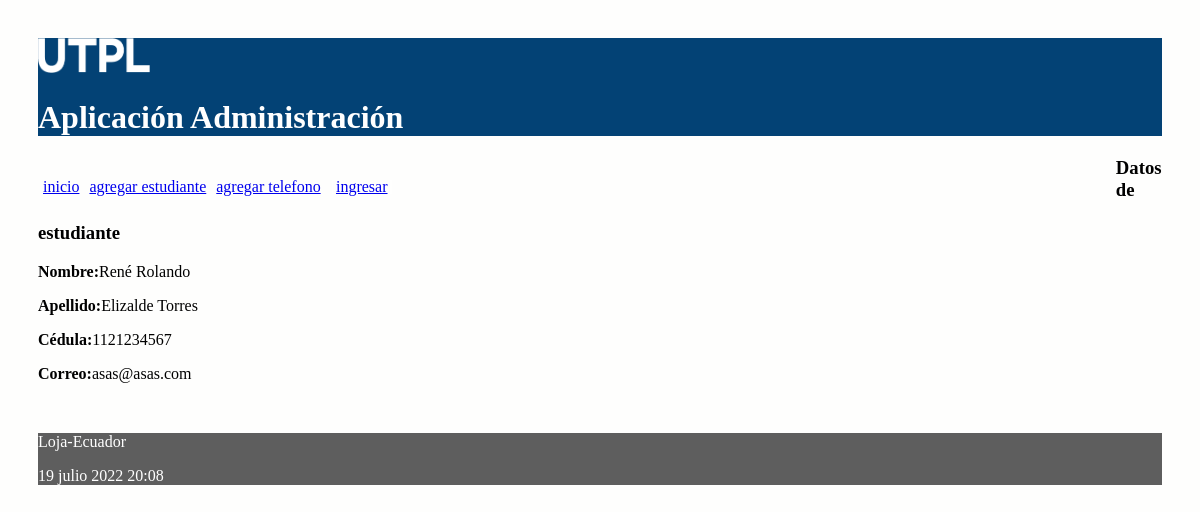
/estudiante/13, run on the app's committed database.
### administrativo/models.py (models this page shows, shortened)
class Estudiante(models.Model):
    nombre = models.CharField(max_length=30)
    apellido = models.CharField(max_length=30)
    cedula = models.CharField(max_length=30, unique=True)
    correo = models.EmailField()

### administrativo/views.py (the view)
# urls.py: path('estudiante/<int:id>', views.obtener_estudiante,
def obtener_estudiante(request, id):
    estudiante = Estudiante.objects.get(pk=id)
    informacion_template = {'estudiante': estudiante}
    return render(request, 'obtener_estudiante.html', informacion_template)

### administrativo/templates/obtener_estudiante.html
{% extends "master.html" %}
{% block content %}
<h3>Datos de estudiante</h3>
<p><b>Nombre:</b>{{estudiante.nombre}}</p>
<p><b>Apellido:</b>{{estudiante.apellido}}</p>
<p><b>Cédula:</b>{{estudiante.cedula}}</p>
<p><b>Correo:</b>{{estudiante.correo}}</p>
<br/>
{% endblock %}

### administrativo/static/css/estilos.css (style rules this page uses)
body { background: #FEFEFD; padding: 30px; }

### data on the page
Estudiante: nombre "René Rolando", apellido "Elizalde Torres", cedula "1121234567", correo "asas@asas.com"
